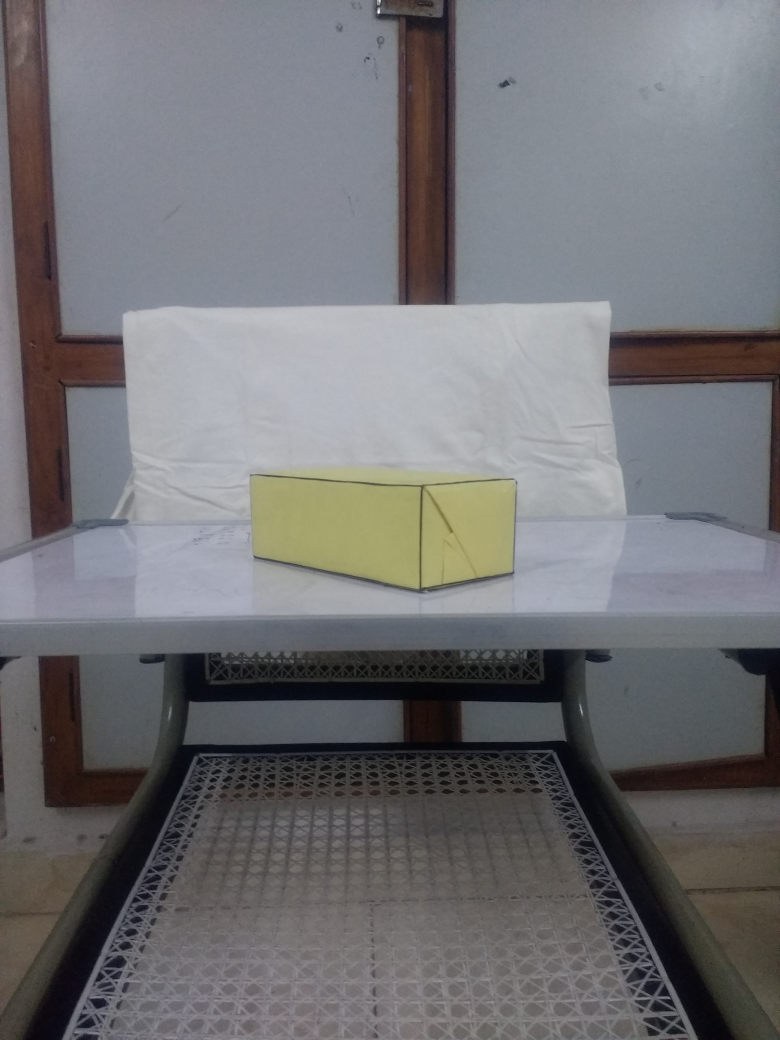
#> input picture Assignment_1/mycam_data/IMG_1x_1.jpg, 3120 x 4160 px (shown at 1/4 size)
$ jupyter execute Q3.ipynb
#> lines starting #> are read from the running program, lines starting #| are printed output that depends on the picture
# Caliberating on my phone's camera

## 1. Using DLT :

[cell 1]
import cv2
import numpy as np
from statistics import mean
import math
import numpy as np
from mpl_toolkits.mplot3d import Axes3D
import matplotlib.pyplot as plt
from IPython.core.debugger import set_trace
import matplotlib.pyplot as plt
from matplotlib import style
style.use("ggplot")

def getXY(w_pt, i_pt):
    X_list = [-w_pt[0], -w_pt[1], -w_pt[2], -1, 0, 0, 0, 0,
              i_pt[0]*w_pt[0], i_pt[0]*w_pt[1], i_pt[0]*w_pt[2], i_pt[0]]
    Y_list = [0, 0, 0, 0, -w_pt[0], -w_pt[1], -w_pt[2], -1,
             i_pt[1]*w_pt[0], i_pt[1]*w_pt[1], i_pt[1]*w_pt[2], i_pt[1]]
    return X_list, Y_list

def normalizePoints(i_points):
    mean_X = mean(i_points[:][0])
    mean_Y = mean(i_points[:][1])
    np_X = i_points[:, 0] - mean_X
    np_Y = i_points[:, 1] - mean_Y
    dist = []
    for x,y in zip(np_X,np_Y):
        dist.append(math.sqrt(x**2 + y**2))
    mean_dist = mean(dist)
    scale = math.sqrt(2)/mean_dist
    T = [[scale, 0, -scale*mean_X], [0, scale, -scale*mean_Y], [0, 0, 1]]
    H_i_points = np.c_[ i_points, np.ones(len(img_points))]
    H_i_points = [np.dot(T, x) for x in H_i_points]
    H_i_points = np.delete(H_i_points, -1, axis = 1)
    return H_i_points

def reprojection_error(objpoints3d, imgpoints2d, rvecs, tvecs, mtx):
    mean_error = 0
    for i in range(len(objpoints3d)):
        projected_point = projectOnImg(objpoints3d[i], rvecs, tvecs, mtx)
        #imgpoints2, _ = cv2.projectPoints(objpoints[i], rvecs[i], tvecs[i], mtx, dist)
        error = cv2.norm(np.float32(imgpoints2d[i]),np.float32(projected_point), cv2.NORM_L2)
        mean_error += error

    print ("total error: ", mean_error/len(objpoints3d))
    return mean_error/len(objpoints3d)

def projectOnImg(objpoint, rvecs, tvecs, mtx):
    #dst, jacobian = cv2.Rodrigues(rvecs)
    P = np.dot(mtx, rvecs)
    t = np.dot(mtx,tvecs)
    #print(P.shape, mtx.shape)
    xy = np.dot(P,np.c_[objpoint]) + t
    xy = (xy/xy[2][0])
    return [int(xy[0][0]), int(xy[1][0])]

def executeRANSAC(world3d, img2d, max_iters, samples_to_fit, error_thresh):
    best_points = None
    min_err = 0
    num_samples = img2d.shape[0]
    cam_mat = []
    rot_mat = []
    t_mat = []
    for i in range(max_iters):
        sample = np.random.choice(num_samples, size=samples_to_fit, replace=False)
        mtx, rvecs, tvecs, P, X = findProjectionMatrix(world3d[sample], img2d[sample])
        err = reprojection_error(world3d[sample], img2d[sample], rvecs, tvecs, mtx)
        if err > error_thresh:
            continue
        best_points = sample
        min_err = err
        cam_mat = mtx
        rot_mat = rvecs
        t_mat = tvecs
    return best_points, min_err, cam_mat, rot_mat, t_mat

def findProjectionMatrix(world3d, img2d):
    M = []
    for i in range (6):
        #X_list, Y_list = getXY(world_points[(i*119)%38], norm_img_points[(i*119)%38])
        X_list, Y_list = getXY(world_points[i], norm_img_points[i])
        M.append(X_list)
        M.append(Y_list)
    u, s, vh = np.linalg.svd(M, full_matrices=True)
    v = vh.transpose()
    P = np.array([v[0:4,11], v[4:8,11], v[8:12,11]])
    H_inf = P[0:3,0:3]
    H_inf_inv = np.linalg.inv(H_inf)
    m4 = P[:, 3]
    X_minus = np.dot(H_inf_inv, m4)
    X = (-1)*X_minus
    Q, R = np.linalg.qr(H_inf_inv)
    np.allclose(H_inf_inv, np.dot(Q, R))  # a does equal qr
    Rot_inv = Q
    rvec = np.linalg.inv(Q)
    K_inv = R
    K = np.linalg.inv(K_inv)
    K = K/K[2,2]
    tvec = np.dot(rvec,X_minus)
    return K, rvec, tvec, P, X


def plot3dview(points_3d, camera_center):
    fig = plt.figure()
    ax = fig.add_subplot(111, projection='3d')
    plt.subplots_adjust(left=0, bottom=0, right=1, top=1)
    ax.scatter(points_3d[:, 0], points_3d[:, 1], points_3d[:, 2], c='blue',
        marker='o', s=10, depthshade=0)
    camera_center = camera_center.squeeze()
    ax.scatter(camera_center[0],  camera_center[1], camera_center[2], c='red',
        marker='x', s=20, depthshade=0)

    # draw vertical lines connecting each point to ground
    min_z = min(points_3d[:, 2])
    for p in points_3d:
        x, y, z = p
        ax.plot3D(xs=[x, x], ys=[y, y], zs=[z, min_z], c='black', linewidth=1)
    x, y, z = camera_center
    ax.plot3D(xs=[x, x], ys=[y, y], zs=[z, min_z], c='black', linewidth=1)

def evaluate_points(M, points_2d, points_3d):
    N = len(points_3d)
    points_3d = np.hstack((points_3d, np.ones((N, 1))))
    points_3d_proj = np.dot(M, points_3d.T).T
    u = points_3d_proj[:, 0] / points_3d_proj[:, 2]
    v = points_3d_proj[:, 1] / points_3d_proj[:, 2]
    residual = np.sum(np.hypot(u-points_2d[:, 0], v-points_2d[:, 1]))
    points_3d_proj = np.hstack((u[:, np.newaxis], v[:, np.newaxis]))
    return points_3d_proj, residual

def visualize_points(actual_pts, projected_pts):
    _, ax = plt.subplots()
    ax.scatter(actual_pts[:, 0], actual_pts[:, 1], c='red', marker='o',
        label='Actual points')
    ax.scatter(projected_pts[:, 0], projected_pts[:, 1], c='green', marker='+',
        label='Projected points')
    ax.legend()

[cell 2]
img = cv2.imread("mycam_data/IMG_1x_1.jpg")
#> img is the input picture: shape (4160, 3120, 3); mean B, G, R 115.9, 113.3, 113.4

plt.figure(figsize=(10,10))
#> (this line was passed over: IPython is not available in this run)
plt.grid(b=None)
#> (this line was passed over: IPython is not available in this run)
plt.imshow(img)
#> (this line was passed over: IPython is not available in this run)
plt.show()

#### Zoom-1x
img_points = [[1684,2398], [2058,2293], [2065,1916], [1688,1936], [1014,2226], [1000,1896]]
img_points = np.asarray(img_points)

world_points = [[0,0,0], [8.1,0,0], [8.1,0,5.9], [0,0,5.9], [0,17.1,0], [0,17.1, 5.9]]
world_points = np.asarray(world_points)
####

norm_img_points = img_points #normalizePoints(img_points)

M = []
for i in range (6):
    #X_list, Y_list = getXY(world_points[(i*119)%38], norm_img_points[(i*119)%38])
    X_list, Y_list = getXY(world_points[i], norm_img_points[i])
    #print((i*119)%38)
    M.append(X_list)
    M.append(Y_list)

best_points, min_err, cam_mat, rot_mat, t_mat = executeRANSAC(world_points, norm_img_points, 10, 6, 2700)
print("Minimum error :\n", min_err)
print("Camera matrix :\n", cam_mat)
print("Rotation matrix for 1st image:\n",rot_mat)
print("Translation matrix for 1st image :\n",t_mat)

[cell 3]
K, rvec, tvec, P, cam_center = findProjectionMatrix(world_points[best_points], norm_img_points[best_points])
print("Projection matrix :\n", P)
plot3dview(world_points, cam_center)
#> (the call stopped at in plot3dview, `fig = plt.figure()`: IPython is not available in this run)
points_3d_proj, residual = evaluate_points(P, norm_img_points, world_points)
visualize_points(norm_img_points, points_3d_proj)
#> (the call stopped at in visualize_points, `_, ax = plt.subplots()`: IPython is not available in this run)

## 2. Using Zhangs method :

[cell 4]
import numpy as np
import cv2 as cv
import glob
import matplotlib.pyplot as plt
#from matplotlib import style
#style.use("ggplot")

criteria = (cv.TERM_CRITERIA_EPS + cv.TERM_CRITERIA_MAX_ITER, 30, 0.001)
objp = np.zeros((8*6,3), np.float32)
objp[:,:2] = np.mgrid[0:8,0:6].T.reshape(-1,2)
objpoints = [] # 3d point in real world space
imgpoints = [] # 2d points in image plane.
images = glob.glob('mycam_data/chessboard_1x/*.jpg') #("mycam_data/chessboard_1x/*.jpg")
#print(images)
img_to_show= []
i=0
for fname in images:
    img = cv.imread(fname)
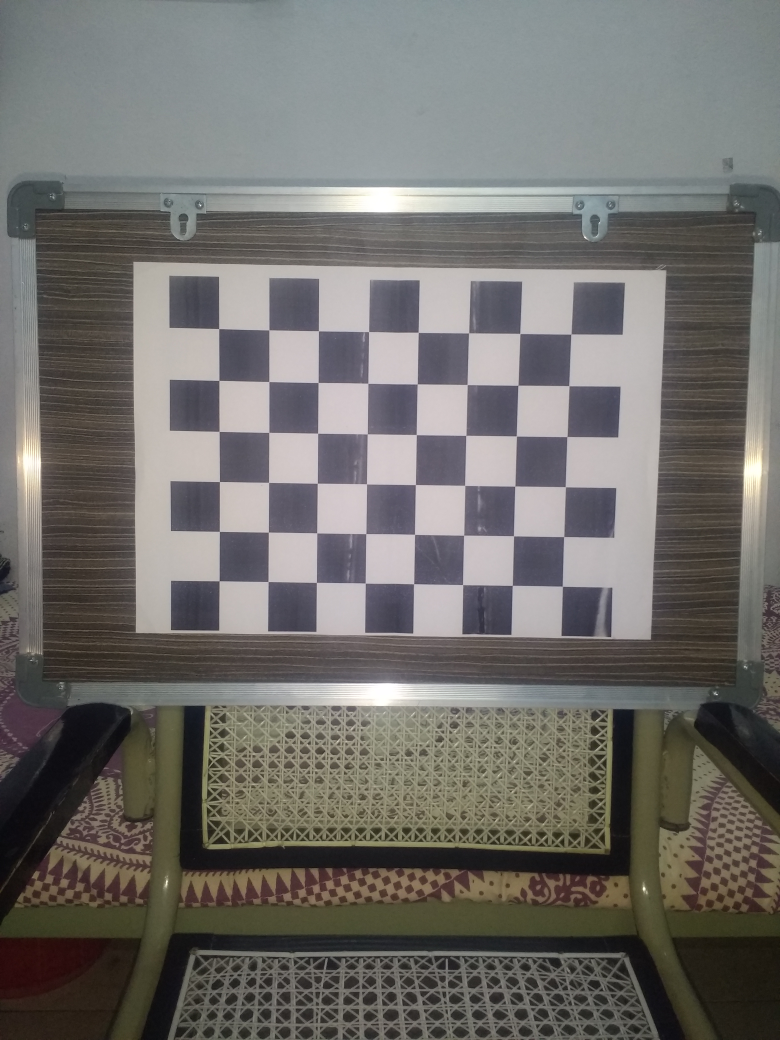
#> input picture Assignment_1/mycam_data/chessboard_1x/IMG_20200211_201215290.jpg, 3120 x 4160 px (shown at 1/4 size)
#> img is the input picture: shape (4160, 3120, 3); mean B, G, R 106.4, 110, 112.1
    gray = cv.cvtColor(img, cv.COLOR_BGR2GRAY)
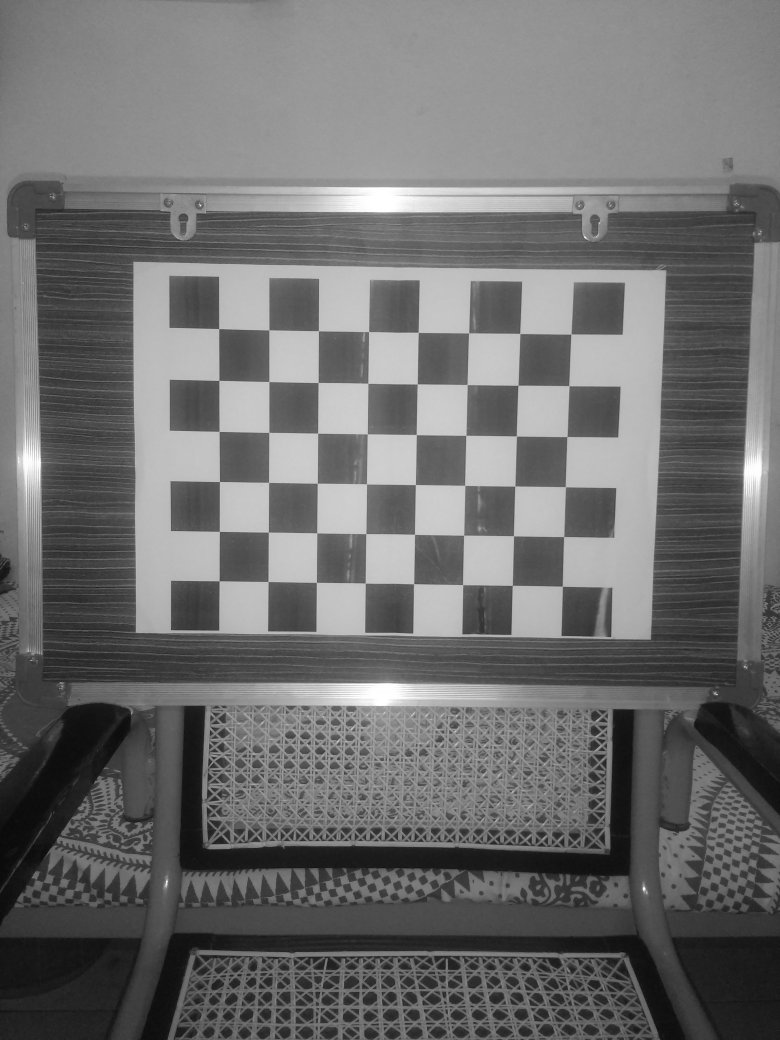
#> gray: shape (4160, 3120) (shown at 1/4 size); min 0, max 255, mean 110.2
    # Find the chess board corners
    ret, corners = cv.findChessboardCorners(gray, (8,6), None)
#> ret = True; corners = 48 rows, first 8: [876.4, 1315.7], [1077.1, 1321.6], [1275.2, 1324.9], [1475.1, 1329.2], [1674.7, 1331.6], [1874.9, 1334.2], [2079.9, 1334.1], [2284.2, 1338.8]
    #print(ret)
    # If found, add object points, image points (after refining them)
    if ret == True:
        objpoints.append(objp)
        corners2 = cv.cornerSubPix(gray,corners, (11,11), (-1,-1), criteria)
#> corners2 = 48 rows, first 8: [876.5, 1315.9], [1077.2, 1321.3], [1275, 1324.8], [1475.7, 1327.9], [1674.2, 1330.8], [1875.7, 1333.1], [2080.6, 1335.3], [2284.8, 1337.6]
        imgpoints.append(corners)
        # Draw and display the corners
        cv.drawChessboardCorners(img, (8,6), corners2, ret)
        img_to_show = img
        cv.imwrite("q3_op/img_"+str(i)+".jpg", img)
        i=i+1
        cv.imshow('img', img)
#> pass 2 of the loop `for fname in images:`:
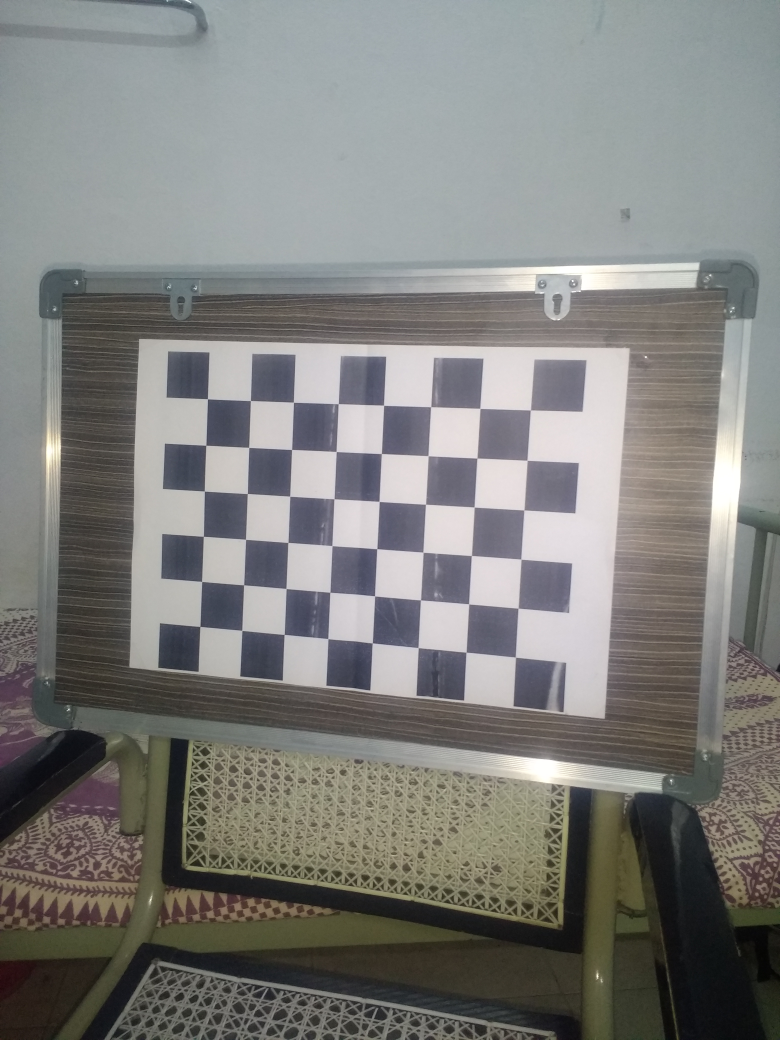
#> input picture Assignment_1/mycam_data/chessboard_1x/IMG_20200211_201225515.jpg, 3120 x 4160 px (shown at 1/4 size)
#> img is the input picture: shape (4160, 3120, 3); mean B, G, R 124.5, 127.2, 127
#> `gray = cv.cvtColor(img, cv.COLOR_BGR2GRAY)`:
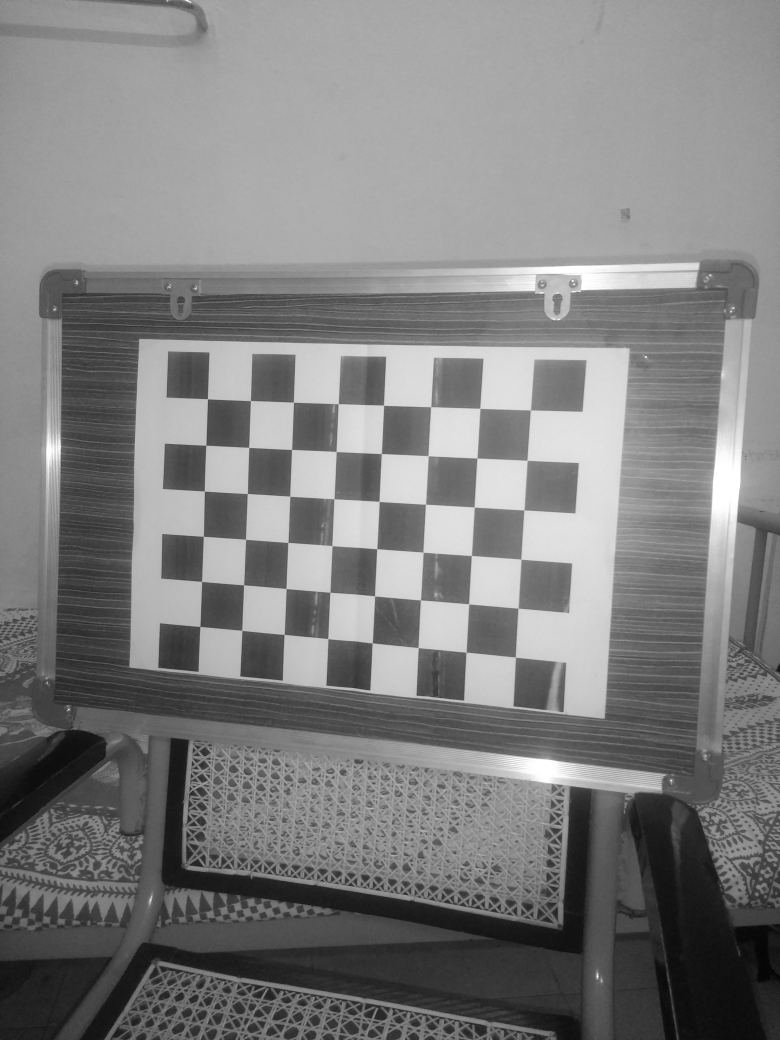
#> gray: shape (4160, 3120) (shown at 1/4 size); min 0, max 255, mean 126.8
#> corners = 48 rows, first 8: [832.1, 1597.3], [1002.9, 1604], [1175.6, 1610.5], [1354.1, 1619.3], [1536.4, 1624.2], [1722.7, 1629.4], [1923.1, 1636.3], [2123, 1641.5]
#> corners2 = 48 rows, first 8: [831.4, 1596.7], [1003.2, 1603.7], [1175.2, 1610], [1354.4, 1616.3], [1535.8, 1622.2], [1723.8, 1628.6], [1920.9, 1634.8], [2122.5, 1641.5]
#> pass 3 of the loop `for fname in images:`:
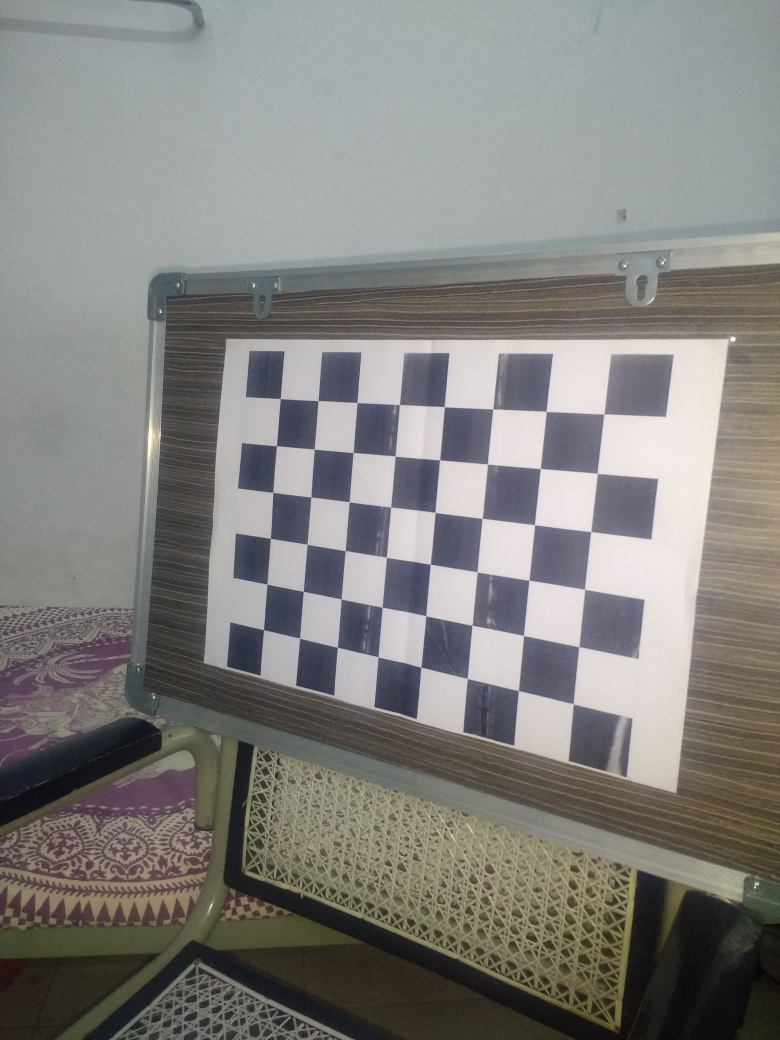
#> input picture Assignment_1/mycam_data/chessboard_1x/IMG_20200211_201233112.jpg, 3120 x 4160 px (shown at 1/4 size)
#> img is the input picture: shape (4160, 3120, 3); mean B, G, R 125.9, 128.9, 130.1
#> `gray = cv.cvtColor(img, cv.COLOR_BGR2GRAY)`:
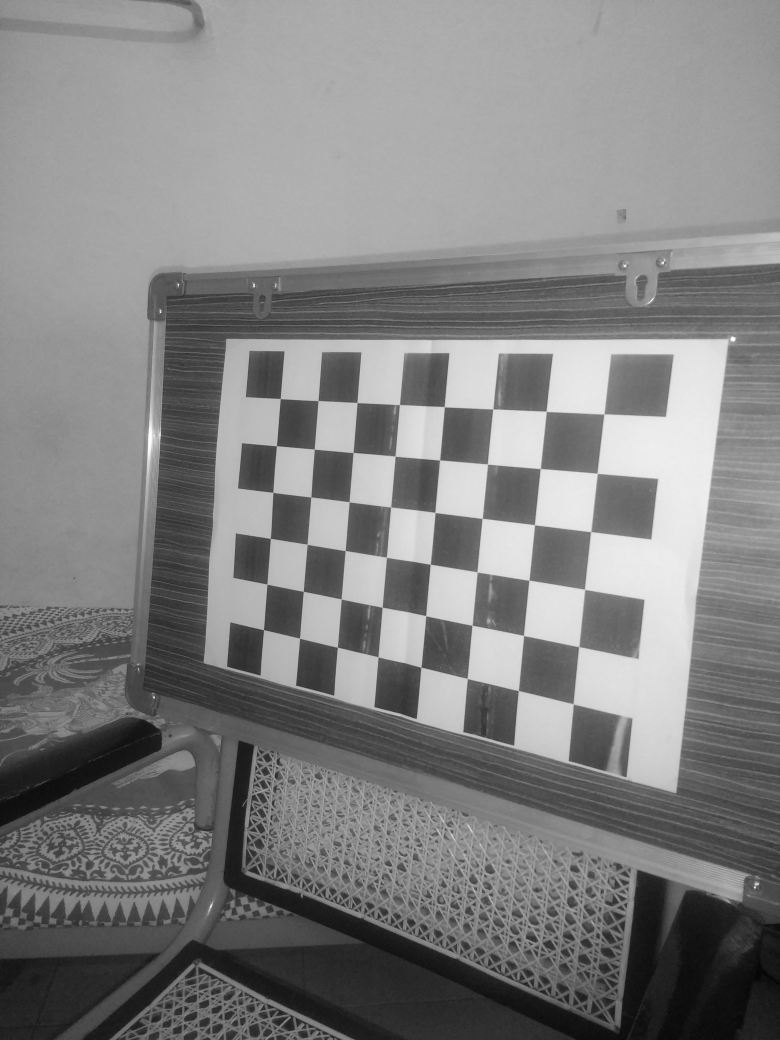
#> gray: shape (4160, 3120) (shown at 1/4 size); min 0, max 255, mean 128.9
#> corners = 48 rows, first 8: [1122.7, 1596.4], [1273.5, 1604], [1428.9, 1611.5], [1598.7, 1624], [1781, 1630], [1971.3, 1638.3], [2187.6, 1647.9], [2415.1, 1659.1]
#> corners2 = 48 rows, first 8: [1122.4, 1595.8], [1273.6, 1604], [1429.3, 1611.6], [1599.2, 1619.7], [1778.3, 1628.5], [1972.1, 1637.3], [2185.6, 1646.5], [2416.8, 1657]
        #cv.waitKey(500)
cv.destroyAllWindows()
plt.figure(figsize=(15,10))
#> (this line was passed over: IPython is not available in this run)
plt.grid(b=None)
#> (this line was passed over: IPython is not available in this run)
plt.imshow(img_to_show);
plt.show();
cv.destroyAllWindows()
